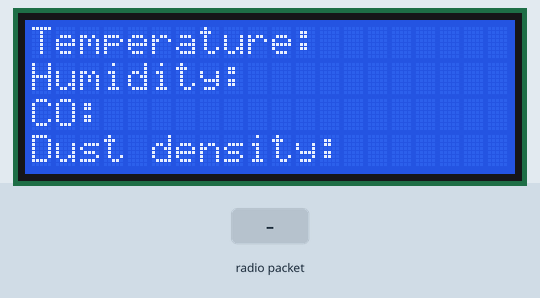
The sketch below on a simulated Arduino Uno, built with avr-gcc and run on an emulated ATmega328P. Shown: 20×4 character LCD. Inputs (shaded band) come from the test bench. No radio packets arrive unless stated; what the sketch prints to the serial monitor is not drawn.

Above: at 2.3 s.
2.4 s: radio packet "1" arrives
At 3.3 s:
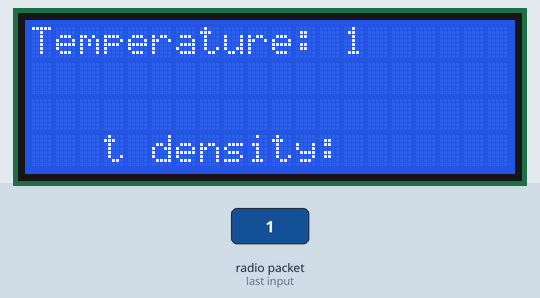
3.9 s: radio packet "0" arrives
At 5.1 s:
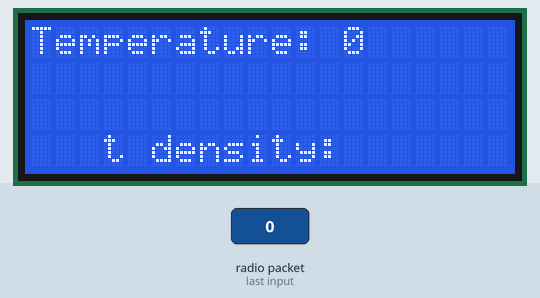
5.4 s: radio packet "2" arrives
Timing chart, 0 to 8.4 s (numbered marks = the images above; inputs shaded):
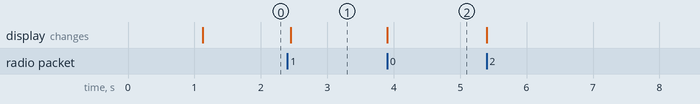

Measured:
- after the input at 2.4 s, the display: changes after 0.05 s (image 1)
- after the input at 3.9 s, the display: changes at once (image 2)

The sketch:

LoRaReceiver_RA02_Uno.ino
```cpp
#include <SPI.h>
#include <LoRa.h>
#include <Wire.h>
#include <LiquidCrystal_I2C.h>

#define sData 50
LiquidCrystal_I2C lcd(0x3F, 20, 4); // 0x27 for 1602 :)))
String dataPackage;

String h, t, c, dust;
char temp[sData];
// char* temp;
void setup() {
  Serial.begin(9600);
  while (!Serial);

  Serial.println("LoRa Receiver");

  if (!LoRa.begin(433E6)) {
    Serial.println("Starting LoRa failed!");
    while (1);
  }
 delay(1000);
 LoRa.setSpreadingFactor(8);
 LoRa.setSignalBandwidth(62.5E3);
 LoRa.crc();

 lcd.begin();
 lcd.backlight();
 lcd.setCursor(0,0);
 lcd.print("Temperature: "); //13
 lcd.setCursor(0,1);
 lcd.print("Humidity: ");
 lcd.setCursor(0,2);
 lcd.print("CO: ");
 lcd.setCursor(0,3);
 lcd.print("Dust density: ");
// lcd.print("Hello, world!");
}

void loop() {
  // try to parse packet
  int packetSize = LoRa.parsePacket();
  int i = 0, k = 0;
  if (packetSize) {
    // received a packet
    Serial.print("Received packet '");

    // read packet
    while (LoRa.available()) {
       // dataPackage = (char)LoRa.read();
       // Serial.print(dataPackage);
     temp[i] = (char)LoRa.read();
     ++i;
      // h = LoRa.readStringUntil(); // for fun :)))
      // *(temp + i) = (char)LoRa.read();
      // ++i;
    }
   for(int j = 0; j < sData; j++){
         Serial.print(temp[j]);
         if (temp[j] == ' ') break;
   }
     // Serial.print(temp);
//      h = Serial.readStringUntil('\n');
//      t = Serial.readStringUntil('\n');
//      c = Serial.readStringUntil('\n');
//      dust = Serial.readStringUntil('\n');

//LCD display
   lcd.setCursor(13,0);
   for(; k <sData; k++){
    if (temp[k] == '\n') break;
    lcd.print(temp[k]);
   }
   lcd.setCursor(13,1);
   for(k +=1; k <sData; k++){
    if (temp[k] == '\n') break;
    lcd.print(temp[k]);
   }
      lcd.setCursor(13,2);
   for(k +=1; k <sData; k++){
    if (temp[k] == '\n') break;
    lcd.print(temp[k]);
   }
      lcd.setCursor(13,3);
   for(k +=1; k <sData; k++){
    if (temp[k] == '\n') break;
    lcd.print(temp[k]);
   }
//      lcd.setCursor(13,0);
//      lcd.print(t);
//      lcd.setCursor(13,1);
//      lcd.print(h);
//      lcd.setCursor(13,2);
//      lcd.print(c);
//      lcd.setCursor(13,3);
//      lcd.print(dust);
    // print RSSI of packet
//    Serial.print("' with RSSI ");
//    Serial.println(LoRa.packetRssi());
  }
  // Clear data array_
     for(int j = 0; j < sData; j++){
       temp[j] = ' ';
   }
}
```
